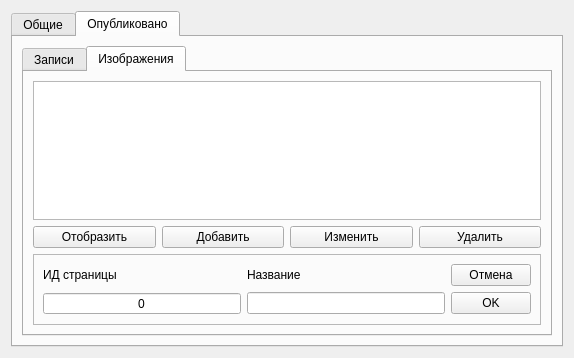
<?xml version="1.0" encoding="UTF-8"?>
<ui version="4.0">
 <class>Settings</class>
 <widget class="QDialog" name="Settings">
  <property name="geometry">
   <rect>
    <x>0</x>
    <y>0</y>
    <width>574</width>
    <height>358</height>
   </rect>
  </property>
  <property name="minimumSize">
   <size>
    <width>460</width>
    <height>0</height>
   </size>
  </property>
  <property name="windowTitle">
   <string>Dialog</string>
  </property>
  <layout class="QGridLayout" name="gridLayout">
   <item row="0" column="0">
    <widget class="QTabWidget" name="tabWidget">
     <property name="currentIndex">
      <number>1</number>
     </property>
     <widget class="QWidget" name="tab">
      <attribute name="title">
       <string>Общие</string>
      </attribute>
      <layout class="QGridLayout" name="gridLayout_2">
       <item row="1" column="1">
        <widget class="QPushButton" name="updateOwner">
         <property name="text">
          <string>Изменить</string>
         </property>
        </widget>
       </item>
       <item row="0" column="0" colspan="3">
        <widget class="QTableView" name="ownerView">
         <property name="editTriggers">
          <set>QAbstractItemView::NoEditTriggers</set>
         </property>
         <property name="selectionBehavior">
          <enum>QAbstractItemView::SelectRows</enum>
         </property>
         <property name="sortingEnabled">
          <bool>true</bool>
         </property>
         <attribute name="horizontalHeaderStretchLastSection">
          <bool>true</bool>
         </attribute>
         <attribute name="verticalHeaderVisible">
          <bool>false</bool>
         </attribute>
        </widget>
       </item>
       <item row="1" column="0">
        <widget class="QPushButton" name="insertOwner">
         <property name="text">
          <string>Добавить</string>
         </property>
        </widget>
       </item>
       <item row="1" column="2">
        <widget class="QPushButton" name="deleteOwner">
         <property name="text">
          <string>Удалить</string>
         </property>
        </widget>
       </item>
       <item row="3" column="0">
        <spacer name="verticalSpacer">
         <property name="orientation">
          <enum>Qt::Vertical</enum>
         </property>
         <property name="sizeHint" stdset="0">
          <size>
           <width>20</width>
           <height>40</height>
          </size>
         </property>
        </spacer>
       </item>
       <item row="2" column="0" colspan="3">
        <widget class="QFrame" name="frame">
         <property name="frameShape">
          <enum>QFrame::StyledPanel</enum>
         </property>
         <property name="frameShadow">
          <enum>QFrame::Raised</enum>
         </property>
         <layout class="QGridLayout" name="gridLayout_3">
          <item row="1" column="2">
           <widget class="QPushButton" name="ownerOKButton">
            <property name="text">
             <string>OK</string>
            </property>
           </widget>
          </item>
          <item row="1" column="1">
           <widget class="QLineEdit" name="ownerName"/>
          </item>
          <item row="0" column="0">
           <widget class="QLabel" name="label">
            <property name="text">
             <string>ИД страницы</string>
            </property>
           </widget>
          </item>
          <item row="0" column="1">
           <widget class="QLabel" name="label_2">
            <property name="text">
             <string>Название</string>
            </property>
           </widget>
          </item>
          <item row="0" column="2">
           <widget class="QPushButton" name="ownerCancelButton">
            <property name="text">
             <string>Отмена</string>
            </property>
           </widget>
          </item>
          <item row="1" column="0">
           <widget class="QSpinBox" name="ownerID">
            <property name="sizePolicy">
             <sizepolicy hsizetype="MinimumExpanding" vsizetype="Fixed">
              <horstretch>0</horstretch>
              <verstretch>0</verstretch>
             </sizepolicy>
            </property>
            <property name="maximumSize">
             <size>
              <width>200</width>
              <height>16777215</height>
             </size>
            </property>
            <property name="layoutDirection">
             <enum>Qt::LeftToRight</enum>
            </property>
            <property name="autoFillBackground">
             <bool>false</bool>
            </property>
            <property name="wrapping">
             <bool>false</bool>
            </property>
            <property name="frame">
             <bool>true</bool>
            </property>
            <property name="alignment">
             <set>Qt::AlignCenter</set>
            </property>
            <property name="buttonSymbols">
             <enum>QAbstractSpinBox::NoButtons</enum>
            </property>
            <property name="correctionMode">
             <enum>QAbstractSpinBox::CorrectToPreviousValue</enum>
            </property>
            <property name="showGroupSeparator" stdset="0">
             <bool>false</bool>
            </property>
            <property name="minimum">
             <number>-999999999</number>
            </property>
            <property name="maximum">
             <number>999999999</number>
            </property>
           </widget>
          </item>
         </layout>
        </widget>
       </item>
      </layout>
     </widget>
     <widget class="QWidget" name="tab_2">
      <attribute name="title">
       <string>Опубликовано</string>
      </attribute>
      <layout class="QGridLayout" name="gridLayout_6">
       <item row="0" column="0">
        <widget class="QTabWidget" name="tabWidget_2">
         <property name="currentIndex">
          <number>1</number>
         </property>
         <widget class="QWidget" name="tab_3">
          <attribute name="title">
           <string>Записи</string>
          </attribute>
          <layout class="QGridLayout" name="gridLayout_7"/>
         </widget>
         <widget class="QWidget" name="tab_4">
          <attribute name="title">
           <string>Изображения</string>
          </attribute>
          <layout class="QGridLayout" name="gridLayout_5">
           <item row="0" column="0" colspan="4">
            <widget class="QTableView" name="lastPostView">
             <property name="editTriggers">
              <set>QAbstractItemView::NoEditTriggers</set>
             </property>
             <property name="selectionBehavior">
              <enum>QAbstractItemView::SelectRows</enum>
             </property>
             <property name="sortingEnabled">
              <bool>true</bool>
             </property>
             <attribute name="horizontalHeaderShowSortIndicator" stdset="0">
              <bool>true</bool>
             </attribute>
             <attribute name="horizontalHeaderStretchLastSection">
              <bool>true</bool>
             </attribute>
             <attribute name="verticalHeaderVisible">
              <bool>false</bool>
             </attribute>
            </widget>
           </item>
           <item row="1" column="0">
            <widget class="QPushButton" name="viewImageButton">
             <property name="text">
              <string>Отобразить</string>
             </property>
            </widget>
           </item>
           <item row="1" column="1">
            <widget class="QPushButton" name="insertMedia">
             <property name="text">
              <string>Добавить</string>
             </property>
            </widget>
           </item>
           <item row="1" column="2">
            <widget class="QPushButton" name="updateMedia">
             <property name="text">
              <string>Изменить</string>
             </property>
            </widget>
           </item>
           <item row="1" column="3">
            <widget class="QPushButton" name="deleteMedia">
             <property name="text">
              <string>Удалить</string>
             </property>
            </widget>
           </item>
           <item row="2" column="0" colspan="4">
            <widget class="QFrame" name="frame_2">
             <property name="frameShape">
              <enum>QFrame::StyledPanel</enum>
             </property>
             <property name="frameShadow">
              <enum>QFrame::Raised</enum>
             </property>
             <layout class="QGridLayout" name="gridLayout_4">
              <item row="1" column="2">
               <widget class="QPushButton" name="mediaOKButton">
                <property name="text">
                 <string>OK</string>
                </property>
               </widget>
              </item>
              <item row="1" column="1">
               <widget class="QLineEdit" name="media"/>
              </item>
              <item row="0" column="0">
               <widget class="QLabel" name="label_3">
                <property name="text">
                 <string>ИД страницы</string>
                </property>
               </widget>
              </item>
              <item row="0" column="1">
               <widget class="QLabel" name="label_4">
                <property name="text">
                 <string>Название</string>
                </property>
               </widget>
              </item>
              <item row="0" column="2">
               <widget class="QPushButton" name="mediaCancelButton_2">
                <property name="text">
                 <string>Отмена</string>
                </property>
               </widget>
              </item>
              <item row="1" column="0">
               <widget class="QSpinBox" name="postOwnerID">
                <property name="sizePolicy">
                 <sizepolicy hsizetype="MinimumExpanding" vsizetype="Fixed">
                  <horstretch>0</horstretch>
                  <verstretch>0</verstretch>
                 </sizepolicy>
                </property>
                <property name="maximumSize">
                 <size>
                  <width>200</width>
                  <height>16777215</height>
                 </size>
                </property>
                <property name="layoutDirection">
                 <enum>Qt::LeftToRight</enum>
                </property>
                <property name="autoFillBackground">
                 <bool>false</bool>
                </property>
                <property name="wrapping">
                 <bool>false</bool>
                </property>
                <property name="frame">
                 <bool>true</bool>
                </property>
                <property name="alignment">
                 <set>Qt::AlignCenter</set>
                </property>
                <property name="buttonSymbols">
                 <enum>QAbstractSpinBox::NoButtons</enum>
                </property>
                <property name="correctionMode">
                 <enum>QAbstractSpinBox::CorrectToPreviousValue</enum>
                </property>
                <property name="showGroupSeparator" stdset="0">
                 <bool>false</bool>
                </property>
                <property name="minimum">
                 <number>-999999999</number>
                </property>
                <property name="maximum">
                 <number>999999999</number>
                </property>
               </widget>
              </item>
             </layout>
            </widget>
           </item>
          </layout>
         </widget>
        </widget>
       </item>
      </layout>
     </widget>
    </widget>
   </item>
  </layout>
 </widget>
 <tabstops>
  <tabstop>tabWidget</tabstop>
  <tabstop>ownerView</tabstop>
  <tabstop>insertOwner</tabstop>
  <tabstop>updateOwner</tabstop>
  <tabstop>deleteOwner</tabstop>
  <tabstop>ownerName</tabstop>
  <tabstop>ownerCancelButton</tabstop>
  <tabstop>ownerOKButton</tabstop>
 </tabstops>
 <resources/>
 <connections/>
</ui>
